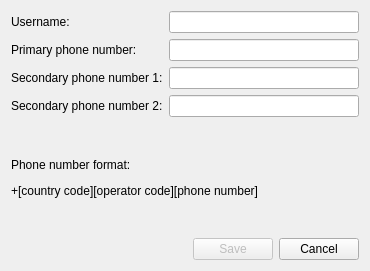
<ui version="4.0" >
 <class>EditPhonesDialog</class>
 <widget class="QDialog" name="EditPhonesDialog" >
  <property name="geometry" >
   <rect>
    <x>0</x>
    <y>0</y>
    <width>370</width>
    <height>271</height>
   </rect>
  </property>
  <property name="windowTitle" >
   <string>Edit phones</string>
  </property>
  <property name="windowIcon" >
   <iconset resource="res.qrc" >
    <normaloff>:/icons/anketa.png</normaloff>:/icons/anketa.png</iconset>
  </property>
  <layout class="QVBoxLayout" name="verticalLayout" >
   <item>
    <layout class="QGridLayout" name="gridLayout" >
     <item row="0" column="0" >
      <widget class="QLabel" name="label" >
       <property name="text" >
        <string>Username:</string>
       </property>
      </widget>
     </item>
     <item row="0" column="1" >
      <widget class="QLineEdit" name="usernameEdit" />
     </item>
     <item row="1" column="0" >
      <widget class="QLabel" name="label_2" >
       <property name="text" >
        <string>Primary phone number:</string>
       </property>
      </widget>
     </item>
     <item row="1" column="1" >
      <widget class="QLineEdit" name="phoneEdit1" />
     </item>
     <item row="2" column="0" >
      <widget class="QLabel" name="label_3" >
       <property name="text" >
        <string>Secondary phone number 1:</string>
       </property>
      </widget>
     </item>
     <item row="2" column="1" >
      <widget class="QLineEdit" name="phoneEdit2" />
     </item>
     <item row="3" column="0" >
      <widget class="QLabel" name="label_4" >
       <property name="text" >
        <string>Secondary phone number 2:</string>
       </property>
      </widget>
     </item>
     <item row="3" column="1" >
      <widget class="QLineEdit" name="phoneEdit3" />
     </item>
    </layout>
   </item>
   <item>
    <spacer name="verticalSpacer_2" >
     <property name="orientation" >
      <enum>Qt::Vertical</enum>
     </property>
     <property name="sizeHint" stdset="0" >
      <size>
       <width>20</width>
       <height>10</height>
      </size>
     </property>
    </spacer>
   </item>
   <item>
    <layout class="QHBoxLayout" name="horizontalLayout" >
     <item>
      <widget class="QLabel" name="label_5" >
       <property name="text" >
        <string>Phone number format:</string>
       </property>
      </widget>
     </item>
     <item>
      <spacer name="horizontalSpacer" >
       <property name="orientation" >
        <enum>Qt::Horizontal</enum>
       </property>
       <property name="sizeHint" stdset="0" >
        <size>
         <width>40</width>
         <height>20</height>
        </size>
       </property>
      </spacer>
     </item>
    </layout>
   </item>
   <item>
    <layout class="QHBoxLayout" name="horizontalLayout_2" >
     <item>
      <widget class="QLabel" name="label_6" >
       <property name="text" >
        <string>+[country code][operator code][phone number]</string>
       </property>
      </widget>
     </item>
     <item>
      <spacer name="horizontalSpacer_2" >
       <property name="orientation" >
        <enum>Qt::Horizontal</enum>
       </property>
       <property name="sizeHint" stdset="0" >
        <size>
         <width>40</width>
         <height>20</height>
        </size>
       </property>
      </spacer>
     </item>
    </layout>
   </item>
   <item>
    <spacer name="verticalSpacer" >
     <property name="orientation" >
      <enum>Qt::Vertical</enum>
     </property>
     <property name="sizeHint" stdset="0" >
      <size>
       <width>20</width>
       <height>20</height>
      </size>
     </property>
    </spacer>
   </item>
   <item>
    <layout class="QHBoxLayout" name="horizontalLayout_3" >
     <item>
      <spacer name="horizontalSpacer_3" >
       <property name="orientation" >
        <enum>Qt::Horizontal</enum>
       </property>
       <property name="sizeHint" stdset="0" >
        <size>
         <width>40</width>
         <height>20</height>
        </size>
       </property>
      </spacer>
     </item>
     <item>
      <widget class="QPushButton" name="saveButton" >
       <property name="enabled" >
        <bool>false</bool>
       </property>
       <property name="text" >
        <string>Save</string>
       </property>
      </widget>
     </item>
     <item>
      <widget class="QPushButton" name="cancelButton" >
       <property name="text" >
        <string>Cancel</string>
       </property>
      </widget>
     </item>
    </layout>
   </item>
  </layout>
 </widget>
 <resources>
  <include location="res.qrc" />
 </resources>
 <connections>
  <connection>
   <sender>saveButton</sender>
   <signal>clicked()</signal>
   <receiver>EditPhonesDialog</receiver>
   <slot>accept()</slot>
   <hints>
    <hint type="sourcelabel" >
     <x>235</x>
     <y>244</y>
    </hint>
    <hint type="destinationlabel" >
     <x>95</x>
     <y>220</y>
    </hint>
   </hints>
  </connection>
  <connection>
   <sender>cancelButton</sender>
   <signal>clicked()</signal>
   <receiver>EditPhonesDialog</receiver>
   <slot>reject()</slot>
   <hints>
    <hint type="sourcelabel" >
     <x>321</x>
     <y>243</y>
    </hint>
    <hint type="destinationlabel" >
     <x>142</x>
     <y>227</y>
    </hint>
   </hints>
  </connection>
 </connections>
</ui>
